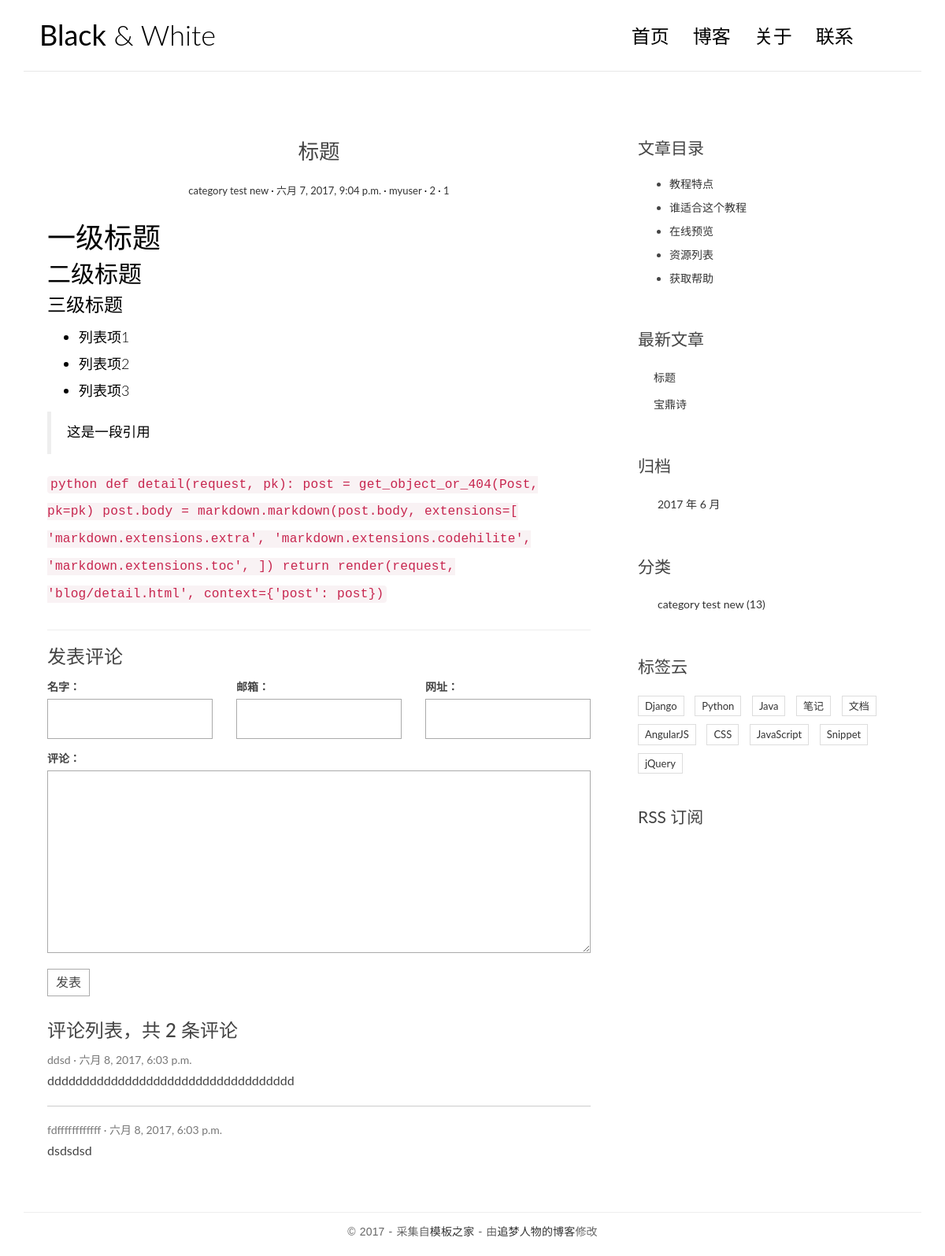
Screenshot of /post/3/ with the database file from the repository.
### blog/models.py (models this page shows, shortened)
@python_2_unicode_compatible
class Post(models.Model):
    title = models.CharField(max_length=70)
    body = models.TextField()
    created_time = models.DateTimeField()
    modified_time = models.DateTimeField()
    excerpt = models.CharField(max_length=200, blank=True)
    category = models.ForeignKey(Category)
    tag = models.ManyToManyField(Tag,blank=True)
    author = models.ForeignKey(User)
    views = models.PositiveIntegerField(default=0)
    def get_absolute_url(self):
        return reverse('blog:detail', kwargs={'pk': self.pk})
    class Meta:
        ordering = ['-created_time']
    def increase_views(self):
        self.views += 1
        self.save(update_fields=['views'])

class Category(models.Model):
    name = models.CharField(max_length=100)

### comments/models.py (models this page shows, shortened)
@python_2_unicode_compatible
class Comment(models.Model):
    name = models.CharField(max_length=100)
    email = models.EmailField(max_length=255)
    url = models.URLField(blank=True)
    text = models.TextField()
    created_time = models.DateTimeField(auto_now_add=True)
    post = models.ForeignKey('blog.Post')

### blog/views.py (the view)
# urls.py: url(r'^post/(?P<pk>[0-9]+)/$', views.detail, name='detail'),
def detail(request, pk):
    post = get_object_or_404(Post,pk=pk)
    post.increase_views()
    post.body = markdown.markdown(post.body,
                                    extensions=['markdown.extensions.extra',
                                                'markdown.extensions.codehilite',
                                                'markdown.extensions.toc',])
    form = CommentForm()
    comment_list = post.comment_set.all()
    context = {'post':post,'form':form,'comment_list':comment_list}
    return render(request, 'blog/detail.html', context=context)

### comments/forms.py
class CommentForm(forms.ModelForm):
    class Meta:
        model = Comment
        fields = ['name', 'email', 'url', 'text']

### blog/templatetags/blog_tags.py (called while the page is built)
@register.simple_tag
def get_recent_posts(num=5):
    return Post.objects.all().order_by('-created_time')[:num]

@register.simple_tag
def get_archives():
    return Post.objects.dates('created_time', 'month', order='DESC')

@register.simple_tag
def get_categories():
    return Category.objects.all()

### templates/blog/detail.html (shortened to what this page needs)
{% extends "base.html" %}
{% block main %}
    <article class="post post-{{post.pk}}">
        <header class="entry-header">
            <h1 class="entry-title">{{post.title}}</h1>
            <div class="entry-meta">
                <span class="post-category"><a href="#">{{post.category.name}}</a></span>
                 <span class="post-date"><a href="#"><time class="entry-date"
                                                                      datetime="{{post.created_time}}">{{post.created_time}}</time></a></span>
                <span class="post-author"><a href="#">{{post.author}}</a></span>
                <span class="comments-link"><a href="#">{{post.comment_set.count}}</a></span>
                <span class="views-count"><a href="#">{{post.views}}</a></span>
            </div>
        </header>
        <div class="entry-content clearfix">
            {{post.body | safe }}
    </article>
    <section class="comment-area" id="comment-area">
        <hr>
        <h3>发表评论</h3>
        <form action="{% url 'comments:post_comment' post.pk %}" method="post" class="comment-form">
            <div class="row">
                <div class="col-md-4">
                    <label for="{{form.name.id_for_label}}">名字：</label>
                    {{form.name}}
                </div>
                <div class="col-md-4">
                    <label for="{{for.email.id_for_label}}">邮箱：</label>
                    {{form.email}}
                </div>
                <div class="col-md-4">
                    <label for="{{form.url.id_for_label}}">网址：</label>
                    {{form.url}}
                </div>
                <div class="col-md-12">
                    <label for="{{form.text.id_for_label}}">评论：</label>
                    {{form.text}}
                    <button type="submit" class="comment-btn">发表</button>
                </div>
            </div>
        </form>
        <div class="comment-list-panel">
            <h3>评论列表，共 <span>{{comment_list.count}}</span> 条评论</h3>
            <ul class="comment-list list-unstyled">
                {% for comment in comment_list %}
                <li class="comment-item">
                    <span class="nickname">{{comment.name}}</span>
                    <time class="submit-date" datetime="2012-11-09T23:15:57+00:00">{{comment.created_time}}</time>
                    <div class="text">
                        {{comment.text}}
                    </div>
                </li>
                {% empty %}
                    暂无评论
                {% endfor %}
            </ul>
        </div>
    </section>
{% endblock main %}
{% block toc %}
    <div class="widget widget-content">
        <h3 class="widget-title">文章目录</h3>
        <ul>
            <li>
                <a href="#">教程特点</a>
            </li>
            <li>
                <a href="#">谁适合这个教程</a>
            </li>
            <li>
                <a href="#">在线预览</a>
            </li>
            <li>
                <a href="#">资源列表</a>
            </li>
            <li>
                <a href="#">获取帮助</a>
            </li>
        </ul>
    </div>
{% endblock toc %}

### templates/base.html (shortened to what this page needs)
{% load staticfiles %}
{% load blog_tags %}
<!DOCTYPE html>
<html>
<head>
    <link rel="stylesheet" href="{% static 'blog/css/bootstrap.min.css' %}">
    <link rel="stylesheet" href="http://code.ionicframework.com/ionicons/2.0.1/css/ionicons.min.css">
    <link rel="stylesheet" href="{% static 'blog/css/pace.css' %}">
    <link rel="stylesheet" href="{% static 'blog/css/custom.css' %}">
    <link rel="stylesheet" href="{% static 'blog/css/highlights/vim.css' %}">
</head>
<body>
<div class="container">
    <header id="site-header">
        <div class="row">
            <div class="col-md-4 col-sm-5 col-xs-8">
                <div class="logo">
                    <h1><a href="{% url 'blog:index' %}"><b>Black</b> &amp; White</a></h1>
                </div>
            </div>
            <div class="col-md-8 col-sm-7 col-xs-4">
                <nav class="main-nav" role="navigation">
                    <div class="collapse navbar-collapse" id="bs-example-navbar-collapse-1">
                        <ul class="nav navbar-nav navbar-right">
                            <li class="cl-effect-11"><a href="{% url 'blog:index' %}" data-hover="首页">首页</a></li>
                            <li class="cl-effect-11"><a href="full-width.html" data-hover="博客">博客</a></li>
                            <li class="cl-effect-11"><a href="about.html" data-hover="关于">关于</a></li>
                            <li class="cl-effect-11"><a href="contact.html" data-hover="联系">联系</a></li>
                        </ul>
                    </div>
                </nav>
            </div>
        </div>
    </header>
</div>
<div class="content-body">
    <div class="container">
        <div class="row">
            <main class="col-md-8">
                {% block main %}
                {% endblock main %}
            </main>
            <aside class="col-md-4">
                {% block toc %}
                {% endblock toc %}
                <div class="widget widget-recent-posts">
                    <h3 class="widget-title">最新文章</h3>
                    {% get_recent_posts as recent_post_list %}
                    <ul>
                        {% for post in recent_post_list %}
                        <li>
                            <a href="{{ post.get_absolute_url }}">{{ post.title }}</a>
                        </li>
                        {% empty %}
                            暂无文章
                        {% endfor %}
                    </ul>
                </div>
                <div class="widget widget-archives">
                    <h3 class="widget-title">归档</h3>
                    {% get_archives as date_list %}
                    <ul>
                        {% for date in date_list %}
                        <li>
                            <a href="{% url 'blog:archives' date.year date.month %}">{{date.year}} 年 {{date.month}} 月</a>
                        </li>
                        {% empty %}
                            暂无归档
                        {% endfor %}
                    </ul>
                </div>
                <div class="widget widget-category">
                    <h3 class="widget-title">分类</h3>
                    {% get_categories as category_list %}
                    <ul>
                        {% for category in category_list %}
                        <li>
                            <a href="{% url 'blog:category' category.pk %}">{{category.name}} <span class="post-count">(13)</span></a>
                        </li>
                        {% empty %}
                            暂无分类
                        {% endfor %}
                    </ul>
                </div>
                <div class="widget widget-tag-cloud">
                    <h3 class="widget-title">标签云</h3>
                    <ul>
                        <li>
                            <a href="#">Django</a>
                        </li>
                        <li>
                            <a href="#">Python</a>
                        </li>
                        <li>
                            <a href="#">Java</a>
                        </li>
                        <li>
                            <a href="#">笔记</a>
                        </li>
                        <li>
                            <a href="#">文档</a>
                        </li>
                        <li>
                            <a href="#">AngularJS</a>
                        </li>
                        <li>
                            <a href="#">CSS</a>
                        </li>
                        <li>
                            <a href="#">JavaScript</a>
                        </li>
                        <li>
                            <a href="#">Snippet</a>
                        </li>
                        <li>
                            <a href="#">jQuery</a>
                        </li>
                    </ul>
                </div>
                <div class="rss">
                    <a href=""> RSS 订阅</a>
                </div>
            </aside>
        </div>
    </div>
</div>
<footer id="site-footer">
    <div class="container">
        <div class="row">
            <div class="col-md-12">
                <p class="copyright">&copy 2017 - 采集自<a href="http://www.cssmoban.com/"
                                                        target="_blank" title="模板之家">模板之家</a>
                    - 由<a href="http://zmrenwu.com/" title="网页模板" target="_blank">追梦人物的博客</a>修改
                </p>
            </div>
        </div>
    </div>
</footer>
</body>
</html>

### blog/static/blog/css/custom.css (style rules this page uses)
* { outline: none; }
h1, h2, h3, h4, h5, h6 { margin-top: 0; }
b { font-weight: 400; }
a { color: #333; }
body { color: #444; font-family: 'Lato', sans-serif; }
p { font-family: 'Ubuntu', sans-serif; font-weight: 400; word-spacing: 1px; letter-spacing: 0.01em; }
#site-header { background-color: #FFF; padding: 25px 20px; margin-bottom: 40px; border-bottom: 1px solid #e7e7e7; }
.logo h1 a { color: #000; }
.logo h1 { margin: 0; font-family: 'Lato', sans-serif; font-weight: 300; }
.main-nav { margin-top: 11px; max-width: 95%; }
.main-nav a { color: #000000 !important; padding: 0 0 5px 0 !important; margin-right: 30px; font-family: 'Lato', sans-serif; font-weight: 300; font-size: 24px; }
.cl-effect-11 a { padding: 10px 0; color: #0972b4; text-shadow: none; }
.cl-effect-11 a::before { position: absolute; top: 0; left: 0; overflow: hidden; padding: 0 0 5px 0 !important; max-width: 0; border-bottom: 1px solid #000; color: #000; content: attr(data-hover); white-space: nowrap; -webkit-transition: max-width 0.5s; -moz-transition: max-width 0.5s; transition: max-width 0.5s; }
.content-body { padding-bottom: 4em; }
.post { background: #fff; padding: 30px 30px 0; }
.entry-title { text-align: center; font-size: 1.9em; margin-bottom: 20px; line-height: 1.6; padding: 10px 20px 0; }
.entry-meta { text-align: center; color: #DDDDDD; font-size: 13px; margin-bottom: 30px; }
.entry-content { font-size: 18px; line-height: 1.9; font-weight: 300; color: #000; }
.post-category::after, .post-date::after, .post-author::after, .comments-link::after { content: ' ·'; color: #000; }
.widget { background: #fff; padding: 30px 0 0; }
.widget-title { font-size: 1.5em; margin-bottom: 20px; line-height: 1.6; padding: 10px 0 0; font-weight: 400; }
.widget-recent-posts ul { padding: 0; margin: 0; padding-left: 20px; }
.widget-recent-posts ul li { list-style-type: none; position: relative; line-height: 170%; margin-bottom: 10px; }
.widget-recent-posts ul li::before { content: '\f3d3'; font-family: "Ionicons"; position: absolute; left: -17px; top: 3px; font-size: 16px; color: #000; }
.widget-archives ul { padding: 0; margin: 0; padding-left: 25px; }
.widget-archives ul li { list-style-type: none; position: relative; line-height: 170%; margin-bottom: 10px; }
.widget-archives ul li::before { content: '\f3f3'; font-family: "Ionicons"; position: absolute; left: -25px; top: 1px; font-size: 16px; color: #000; }
.widget-category ul { padding: 0; margin: 0; padding-left: 25px; }
.widget-category ul li { list-style-type: none; position: relative; line-height: 170%; margin-bottom: 10px; }
.widget-category ul li::before { content: '\f3fe'; font-family: "Ionicons"; position: absolute; left: -25px; top: 1px; font-size: 18px; color: #000; }
.widget-tag-cloud ul { padding: 0; margin: 0; margin-right: -10px; }
.widget-tag-cloud ul li { list-style-type: none; font-size: 13px; display: inline-block; margin-right: 10px; margin-bottom: 10px; padding: 3px 8px; border: 1px solid #ddd; }
.widget-content ul li { margin-bottom: 10px; }
.rss { font-size: 21px; margin-top: 30px; }
.rss a { color: #444; }
#site-footer { padding-top: 10px; padding: 0 0 1.5em 0; }
.copyright { text-align: center; padding-top: 1em; margin: 0; border-top: 1px solid #eee; color: #666; }
.contact-form input, .comment-form input { border: 1px solid #aaa; margin-bottom: 15px; width: 100%; padding: 15px 15px; font-size: 16px; line-height: 100%; transition: 0.4s border-color linear; }
.contact-form textarea, .comment-form textarea { border: 1px solid #aaa; margin-bottom: 15px; width: 100%; padding: 15px 15px; font-size: 16px; line-height: 20px !important; min-height: 183px; transition: 0.4s border-color linear; }
.comment-area { padding: 0 30px 0; }
.comment-form { margin-top: 15px; }
.comment-form .comment-btn { background-color: #fff; border: 1px solid #aaa; font-size: 16px; padding: 5px 10px; }
.comment-list-panel { margin-top: 30px; }
.comment-list { margin-top: 15px; }
.comment-item:not(:last-child) { border-bottom: 1px #ccc solid; margin-bottom: 20px; padding-bottom: 20px; }
.comment-item .nickname, .comment-item .submit-date { color: #777; font-size: 14px; }
.comment-item .nickname:after { content: ' ·'; }
.comment-item .text { padding-top: 5px; font-size: 16px; }

### rows the page displays
Post: title "标题", category.name "category test new", created_time "六月 7, 2017, 9:04 p.m.", author "myuser", comment_set.count "2", views "1", body "一级标题 二级标题 三级标题 列表项1 列表项2 列表项3 这是一段引用 python def detail(request, pk): post = get_object_or_404(Post, pk=pk) post.body = markdown.markdown(post.body, extensions=[ 'markdown.extensions.extra', 'markdown.extensions.codehilite', 'markdown.extensions.toc', ]) return render(request, 'blog/detail.html', context={'post': post}) ​", count "2"
Comment: name "ddsd", created_time "六月 8, 2017, 6:03 p.m.", text "ddddddddddddddddddddddddddddddddddd"
Comment: name "fdffffffffffff", created_time "六月 8, 2017, 6:03 p.m.", text "dsdsdsd"
Post: title "宝鼎诗"
Category: name "category test new"

### other values shown
{{ date.year }} "2017"
{{ date.month }} "6"
